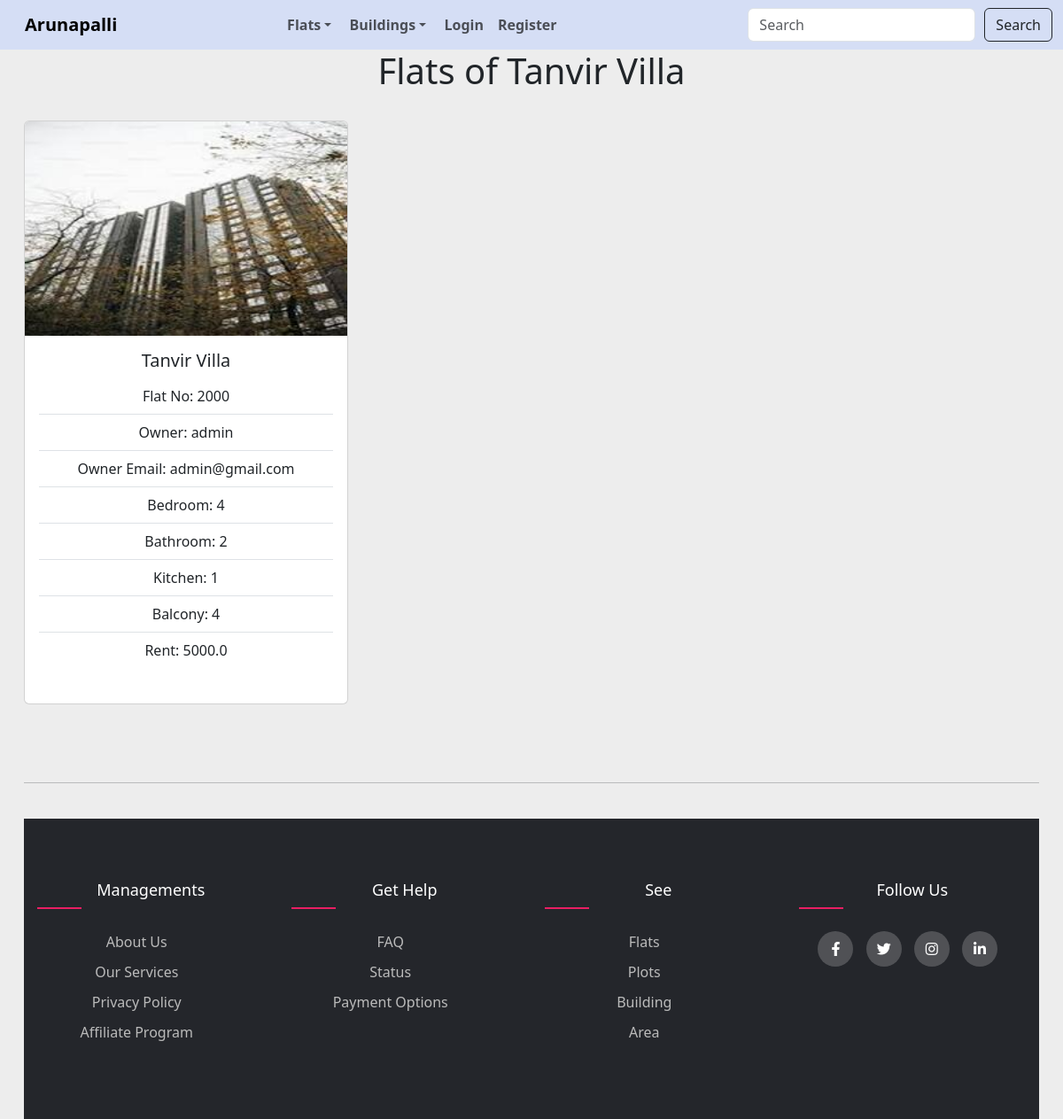
Screenshot of /show_flats/3 with the database file from the repository.
### tenant/models.py (models this page shows, shortened)
class Building(models.Model):
    name = models.CharField(max_length=100)
    Location = models.CharField(max_length=100)
    District = models.CharField(max_length=100)
    post_code = models.CharField(max_length=10)
    total_flat = models.IntegerField()
    owner = models.ForeignKey(User, on_delete=models.CASCADE)
    building_image = models.ImageField(upload_to='images/', blank=True, null=True)
    def __str__(self):
        return self.name

class Flat(models.Model):
    number = models.CharField(max_length=10)
    owner = models.ForeignKey(User, on_delete=models.CASCADE)
    building = models.ForeignKey(Building, on_delete=models.CASCADE)
    bedroom = models.IntegerField()
    washroom = models.IntegerField()
    kitchen = models.IntegerField()
    balcony = models.IntegerField()
    flat_area = models.FloatField()
    tenant = models.ForeignKey(User, on_delete=models.CASCADE, blank=True, null=True, related_name='tenant_flat')
    rent = models.FloatField()

### tenant/views.py (the view)
# urls.py: path('show_flats/<int:id>', views.show_flats, name='show-flats'),
def show_flats(request, id):
    flats = Flat.objects.filter(building=id)
    building = Building.objects.get(id=id)
    return render(request, 'tenants/show_flats.html', {'flats': flats, 'building': building})

### tenant/templates/tenants/show_flats.html
{% extends "tenants/base.html" %}
{% block content %}
<center>
    <h1>Flats of {{ building.name }}</h1>
    <br>
    <div class="row row-cols-1 row-cols-md-3 g-4">
        {% for flat in flats %}
        <div class="col mb-4">
          <div class="card mb-4 ">
            <img  src="{{ flat.building.building_image.url }}" class="card-img-top " alt="building_image">
            <div class="card-body">
              <h5 class="card-title">{{ flat.building }}</h5>
              <ul class="list-group list-group-flush">
                <li class="list-group-item">Flat No: {{ flat.number }}</li>
                <li class="list-group-item">Owner: {{ flat.owner }}</li>
                <li class="list-group-item">Owner Email: {{ flat.owner.email }}</li>
                <li class="list-group-item">Bedroom: {{ flat.bedroom }}</li>
                <li class="list-group-item">Bathroom: {{ flat.washroom }}</li>
                <li class="list-group-item">Kitchen: {{ flat.kitchen }}</li>
                <li class="list-group-item">Balcony: {{ flat.balcony }}</li>
                <li class="list-group-item">Rent: {{ flat.rent }} </li>
            </div>
            <br>
          </div>
        </div>
        <br>
        {% endfor %}
      </div>
{% endblock %}

### tenant/templates/tenants/base.html (style rules this page uses)
body { background-color: #f4f4f4; }
* { margin:0; padding:0; box-sizing: border-box; }
.row { display: flex; flex-wrap: wrap; }
ul { list-style: none; }
body { background-color: #EDEDED !important; }

### rows the page displays
Building: name "Tanvir Villa"
Flat: building.building_image (picture), building "Tanvir Villa", number "2000", owner "admin", owner.email "admin@gmail.com", bedroom "4", washroom "2", kitchen "1", balcony "4", rent "5000.0"
